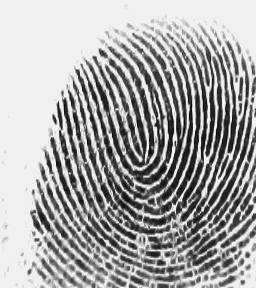
#> input picture FingerPrint/biometrics/images/FPphoto.bmp, 256 x 288 px
$ python sobel_showcase.py images/FPphoto.bmp
#> lines starting #> are read from the running program, lines starting #| are printed output that depends on the picture
### FingerPrint/biometrics/sobel.py
# Metody biometryczne
# Przemyslaw Pastuszka

from PIL import Image, ImageFilter
from math import sqrt
import utils

sobelOperator = [[-1, 0, 1], [-2, 0, 2], [-1, 0, 1]]

def merge_images(a, b, f):
    result = a.copy()
    result_load = result.load()
    a_load = a.load()
    b_load = b.load()

    (x, y) = a.size
    for i in range(0, x):
        for j in range(0, y):
            result_load[i, j] = f(a_load[i, j], b_load[i, j])

    return result

def partial_sobels(im):
    ySobel = im.filter(ImageFilter.Kernel((3, 3), utils.flatten(sobelOperator), 1))
    xSobel = im.filter(ImageFilter.Kernel((3, 3), utils.flatten(utils.transpose(sobelOperator)), 1))
    return (xSobel, ySobel)

def full_sobels(im):
    (xSobel, ySobel) = partial_sobels(im)
    sobel = merge_images(xSobel, ySobel, lambda x, y: sqrt(x**2 + y**2))
    return (xSobel, ySobel, sobel)

### FingerPrint/biometrics/utils.py
# Metody biometryczne
# Przemyslaw Pastuszka

from PIL import Image, ImageDraw
import math
import sobel
import copy

# [38 lines left out: functions apply_kernel_at, apply_to_each_pixel, calculate_angles, not called in this run]

def flatten(ls):
    return reduce(lambda x, y: x + y, ls, [])

def transpose(ls):
    return map(list, zip(*ls))

def gauss(x, y):
    ssigma = 1.0
    return (1 / (2 * math.pi * ssigma)) * math.exp(-(x * x + y * y) / (2 * ssigma))

# [6 lines left out: function kernel_from_function, not called in this run]

def gauss_kernel(size):
    return kernel_from_function(size, gauss)

def apply_kernel(pixels, kernel):
    apply_kernel_with_f(pixels, kernel, lambda old, new: new)

# [67 lines left out: functions apply_kernel_with_f, smooth_angles, load_image, load_pixels, get_line_ends, draw_lines, not called in this run]

### FingerPrint/biometrics/sobel_showcase.py
# Metody biometryczne
# Przemyslaw Pastuszka

import sobel
import argparse
from PIL import Image

parser = argparse.ArgumentParser(description="Sobel filter")
parser.add_argument("image", nargs=1, help = "Path to image")
parser.add_argument('--showX', "-x", action='store_true', help = "Show Sobel filter for X coordinate")
parser.add_argument('--showY', "-y", action='store_true', help = "Show Sobel filter for Y coordinate")
args = parser.parse_args()

im = Image.open(args.image[0])
#> im is the input picture: PIL image 256x288 L; min 0, max 240, mean 167.4
im = im.convert("L")  # covert to grayscale

(xSobel, ySobel, fullSobel) = sobel.full_sobels(im)
#> in partial_sobels, `ySobel = im.filter(ImageFilter.Kernel((3, 3), utils.flatten(sobelOpera..`:
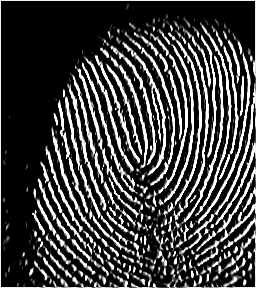
#> ySobel: PIL image 256x288 L; min 0, max 255, mean 62.9
#> in partial_sobels, `xSobel = im.filter(ImageFilter.Kernel((3, 3), utils.flatten(utils.tran..`:
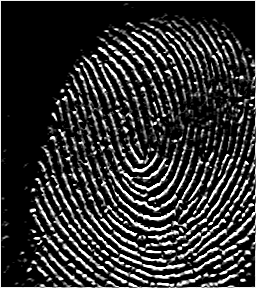
#> xSobel: PIL image 256x288 L; min 0, max 255, mean 48.3
#> (the run stopped early here; a loop or call above may not have finished)
